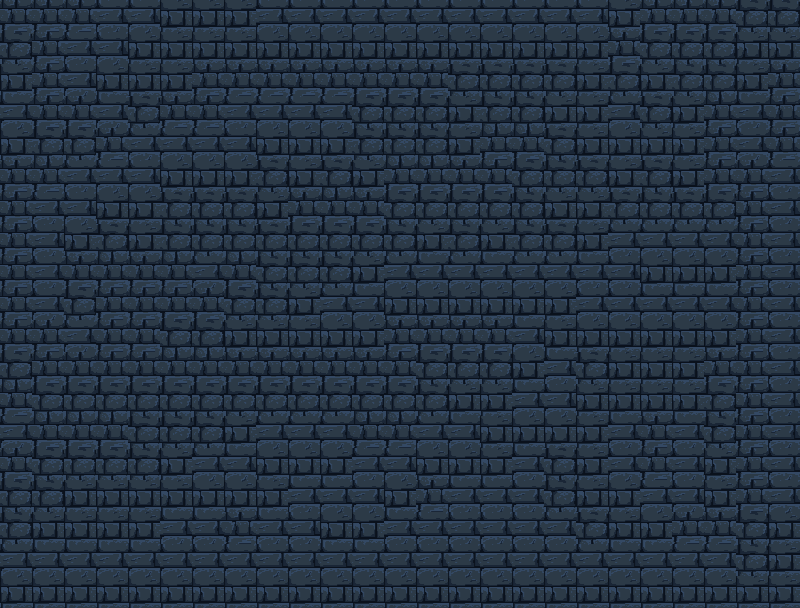

Tiled map render using the project's own tile images. Description and the map definition, with tile-layer contents summarised, below:
An orthogonal 25x19 tile map with 32x32 px tiles, 2 tile layers (Tiles, Bricks), 8 tilesets and 171 objects (161x Wall, 4x Spike, 3x Torch, LevelEnd, Door, ...).

<map version="1.10" tiledversion="1.11.1" orientation="orthogonal" renderorder="left-up" width="25" height="19" tilewidth="32" tileheight="32" infinite="0" nextlayerid="6" nextobjectid="275">
 <tileset firstgid="1" source="../tsx/bg.tsx" />
 <tileset firstgid="2" source="../tsx/brick_1.tsx" />
 <tileset firstgid="3" source="../tsx/spike.tsx" />
 <tileset firstgid="4" source="../tsx/brick_3.tsx" />
 <tileset firstgid="5" source="../tsx/door.tsx" />
 <tileset firstgid="6" source="../tsx/brick_4.tsx" />
 <tileset firstgid="7" source="../tsx/door1.tsx" />
 <tileset firstgid="9" source="../tsx/brick_5.tsx" />
 <layer id="3" name="Tiles" width="25" height="19">
  <data>[475 cells, 475 non-empty, 7 distinct tile ids]</data>
 </layer>
 <layer id="4" name="Bricks" width="25" height="19">
  <data>[475 cells, 470 non-empty, 4 distinct tile ids]</data>
 </layer>
 <objectgroup id="5" name="Object">
  <object id="83" name="LevelEnd" x="800" y="480">
   <polygon points="0,0 0,96 32,96 32,0" />
  </object>
  <object id="92" name="Spike" x="320" y="544" width="32" height="32" />
  <object id="93" name="Spike" x="352" y="544" width="32" height="32" />
  <object id="94" name="Spike" x="384" y="544" width="32" height="32" />
  <object id="95" name="Spike" x="416" y="544" width="32" height="32" />
  <object id="102" name="Wall" x="0" y="576" width="32" height="32" />
  <object id="103" name="Wall" x="32" y="576" width="32" height="32" />
  <object id="104" name="Wall" x="32" y="512" width="32" height="32" />
  <object id="105" name="Wall" x="0" y="512" width="32" height="32" />
  <object id="106" name="Wall" x="32" y="544" width="32" height="32" />
  <object id="107" name="Wall" x="0" y="480" width="32" height="32" />
  <object id="108" name="Wall" x="64" y="544" width="32" height="32" />
  <object id="109" name="Wall" x="96" y="576" width="32" height="32" />
  <object id="110" name="Wall" x="64" y="576" width="32" height="32" />
  <object id="111" name="Wall" x="32" y="480" width="32" height="32" />
  <object id="112" name="Wall" x="96" y="544" width="32" height="32" />
  <object id="113" name="Wall" x="96" y="512" width="32" height="32" />
  <object id="114" name="Wall" x="64" y="512" width="32" height="32" />
  <object id="115" name="Wall" x="0" y="544" width="32" height="32" />
  <object id="116" name="Wall" x="0" y="416" width="32" height="32" />
  <object id="117" name="Wall" x="32" y="416" width="32" height="32" />
  <object id="118" name="Wall" x="64" y="416" width="32" height="32" />
  <object id="119" name="Wall" x="0" y="448" width="32" height="32" />
  <object id="120" name="Wall" x="32" y="448" width="32" height="32" />
  <object id="121" name="Wall" x="64" y="448" width="32" height="32" />
  <object id="122" name="Wall" x="96" y="448" width="32" height="32" />
  <object id="123" name="Wall" x="64" y="480" width="32" height="32" />
  <object id="124" name="Wall" x="96" y="480" width="32" height="32" />
  <object id="125" name="Wall" x="128" y="480" width="32" height="32" />
  <object id="126" name="Wall" x="128" y="512" width="32" height="32" />
  <object id="127" name="Wall" x="160" y="512" width="32" height="32" />
  <object id="128" name="Wall" x="128" y="544" width="32" height="32" />
  <object id="129" name="Wall" x="160" y="544" width="32" height="32" />
  <object id="130" name="Wall" x="192" y="544" width="32" height="32" />
  <object id="131" name="Wall" x="320" y="576" width="32" height="32" />
  <object id="132" name="Wall" x="288" y="576" width="32" height="32" />
  <object id="133" name="Wall" x="256" y="576" width="32" height="32" />
  <object id="134" name="Wall" x="224" y="576" width="32" height="32" />
  <object id="135" name="Wall" x="192" y="576" width="32" height="32" />
  <object id="136" name="Wall" x="160" y="576" width="32" height="32" />
  <object id="137" name="Wall" x="128" y="576" width="32" height="32" />
  <object id="138" name="Wall" x="0" y="384" width="32" height="32" />
  <object id="139" name="Wall" x="32" y="384" width="32" height="32" />
  <object id="140" name="Wall" x="0" y="352" width="32" height="32" />
  <object id="141" name="Wall" x="0" y="320" width="32" height="32" />
  <object id="142" name="Wall" x="0" y="288" width="32" height="32" />
  <object id="143" name="Wall" x="0" y="256" width="32" height="32" />
  <object id="144" name="Wall" x="0" y="224" width="32" height="32" />
  <object id="145" name="Wall" x="0" y="192" width="32" height="32" />
  <object id="146" name="Wall" x="0" y="160" width="32" height="32" />
  <object id="147" name="Wall" x="0" y="64" width="32" height="32" />
  <object id="148" name="Wall" x="32" y="64" width="32" height="32" />
  <object id="149" name="Wall" x="64" y="64" width="32" height="32" />
  <object id="150" name="Wall" x="96" y="64" width="32" height="32" />
  <object id="151" name="Wall" x="128" y="64" width="32" height="32" />
  <object id="152" name="Wall" x="160" y="64" width="32" height="32" />
  <object id="153" name="Wall" x="0" y="128" width="32" height="32" />
  <object id="154" name="Wall" x="32" y="96" width="32" height="32" />
  <object id="155" name="Wall" x="0" y="96" width="32" height="32" />
  <object id="156" name="Wall" x="0" y="32" width="32" height="32" />
  <object id="157" name="Wall" x="32" y="32" width="32" height="32" />
  <object id="158" name="Wall" x="64" y="32" width="32" height="32" />
  <object id="159" name="Wall" x="96" y="32" width="32" height="32" />
  <object id="160" name="Wall" x="128" y="32" width="32" height="32" />
  <object id="161" name="Wall" x="160" y="32" width="32" height="32" />
  <object id="162" name="Wall" x="192" y="32" width="32" height="32" />
  <object id="163" name="Wall" x="224" y="32" width="32" height="32" />
  <object id="164" name="Wall" x="256" y="32" width="32" height="32" />
  <object id="165" name="Wall" x="288" y="32" width="32" height="32" />
  <object id="166" name="Wall" x="320" y="32" width="32" height="32" />
  <object id="167" name="Wall" x="0" y="0" width="32" height="32" />
  <object id="168" name="Wall" x="32" y="0" width="32" height="32" />
  <object id="169" name="Wall" x="64" y="0" width="32" height="32" />
  <object id="170" name="Wall" x="96" y="0" width="32" height="32" />
  <object id="171" name="Wall" x="128" y="0" width="32" height="32" />
  <object id="172" name="Wall" x="160" y="0" width="32" height="32" />
  <object id="173" name="Wall" x="192" y="0" width="32" height="32" />
  <object id="174" name="Wall" x="224" y="0" width="32" height="32" />
  <object id="175" name="Wall" x="256" y="0" width="32" height="32" />
  <object id="176" name="Wall" x="288" y="0" width="32" height="32" />
  <object id="177" name="Wall" x="320" y="0" width="32" height="32" />
  <object id="178" name="Wall" x="352" y="0" width="32" height="32" />
  <object id="179" name="Wall" x="384" y="0" width="32" height="32" />
  <object id="180" name="Wall" x="416" y="0" width="32" height="32" />
  <object id="181" name="Wall" x="448" y="0" width="32" height="32" />
  <object id="182" name="Wall" x="480" y="0" width="32" height="32" />
  <object id="183" name="Wall" x="512" y="0" width="32" height="32" />
  <object id="184" name="Wall" x="544" y="0" width="32" height="32" />
  <object id="185" name="Wall" x="576" y="0" width="32" height="32" />
  <object id="186" name="Wall" x="608" y="0" width="32" height="32" />
  <object id="187" name="Wall" x="640" y="0" width="32" height="32" />
  <object id="188" name="Wall" x="672" y="0" width="32" height="32" />
  <object id="189" name="Wall" x="704" y="0" width="32" height="32" />
  <object id="190" name="Wall" x="736" y="0" width="32" height="32" />
  <object id="191" name="Wall" x="768" y="0" width="32" height="32" />
  <object id="192" name="Wall" x="768" y="32" width="32" height="32" />
  <object id="193" name="Wall" x="768" y="64" width="32" height="32" />
  </objectgroup>
</map>
<!-- 74 of 171 objects omitted -->
